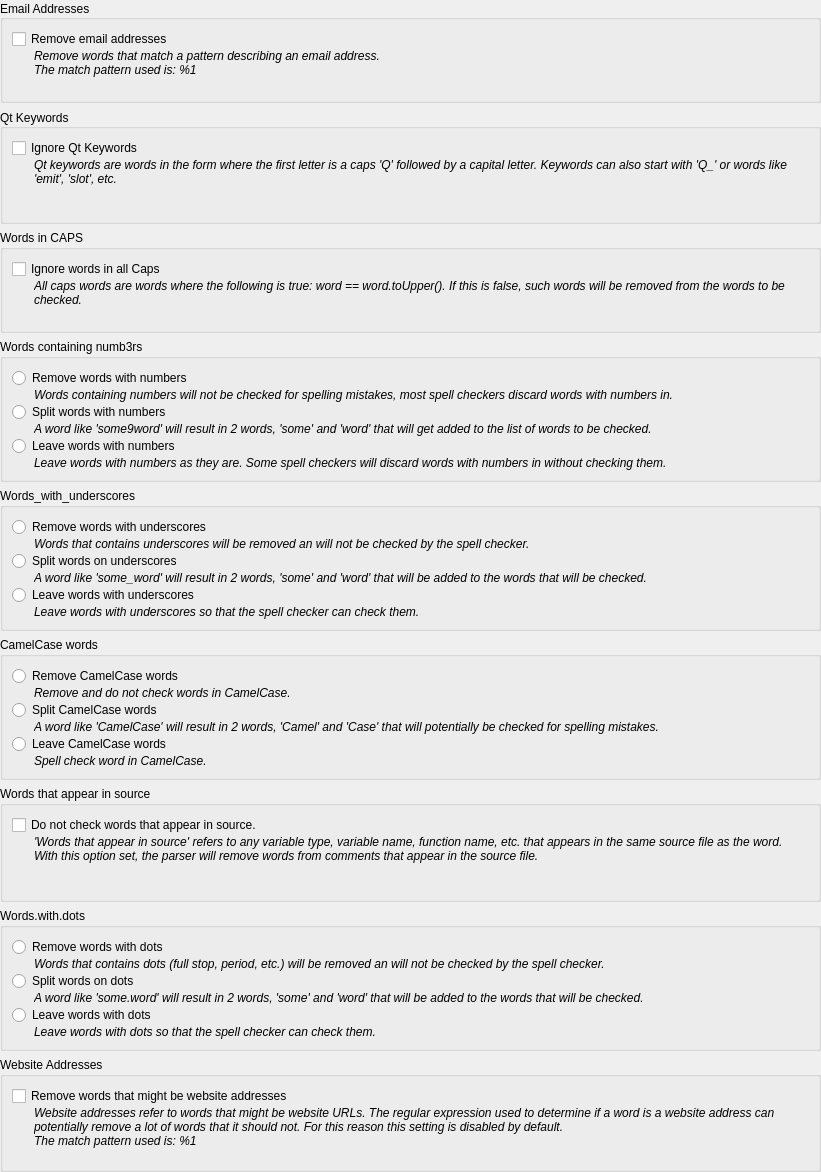
     <widget class="QWidget" name="scrollAreaWidgetContents">
      <property name="geometry">
       <rect>
        <x>0</x>
        <y>0</y>
        <width>821</width>
        <height>1172</height>
       </rect>
      </property>
      <property name="sizePolicy">
       <sizepolicy hsizetype="Preferred" vsizetype="Maximum">
        <horstretch>0</horstretch>
        <verstretch>0</verstretch>
       </sizepolicy>
      </property>
      <property name="styleSheet">
       <string notr="true">background-color: none;</string>
      </property>
      <layout class="QVBoxLayout" name="verticalLayout">
       <property name="leftMargin">
        <number>0</number>
       </property>
       <property name="topMargin">
        <number>0</number>
       </property>
       <property name="rightMargin">
        <number>0</number>
       </property>
       <property name="bottomMargin">
        <number>0</number>
       </property>
       <item>
        <widget class="QGroupBox" name="groupBox_8">
         <property name="sizePolicy">
          <sizepolicy hsizetype="Preferred" vsizetype="Maximum">
           <horstretch>0</horstretch>
           <verstretch>0</verstretch>
          </sizepolicy>
         </property>
         <property name="title">
          <string>Email Addresses</string>
         </property>
         <property name="alignment">
          <set>Qt::AlignLeading|Qt::AlignLeft|Qt::AlignVCenter</set>
         </property>
         <property name="flat">
          <bool>false</bool>
         </property>
         <property name="checkable">
          <bool>false</bool>
         </property>
         <layout class="QFormLayout" name="formLayout_7">
          <property name="fieldGrowthPolicy">
           <enum>QFormLayout::AllNonFixedFieldsGrow</enum>
          </property>
          <property name="verticalSpacing">
           <number>0</number>
          </property>
          <item row="0" column="0" colspan="2">
           <widget class="QCheckBox" name="checkBoxRemoveEmailAddresses">
            <property name="text">
             <string>Remove email addresses</string>
            </property>
           </widget>
          </item>
          <item row="1" column="0">
           <spacer name="horizontalSpacer_17">
            <property name="orientation">
             <enum>Qt::Horizontal</enum>
            </property>
            <property name="sizeType">
             <enum>QSizePolicy::Fixed</enum>
            </property>
            <property name="sizeHint" stdset="0">
             <size>
              <width>16</width>
              <height>0</height>
             </size>
            </property>
           </spacer>
          </item>
          <item row="1" column="1">
           <widget class="QLabel" name="labelDescriptionEmail">
            <property name="sizePolicy">
             <sizepolicy hsizetype="Preferred" vsizetype="Ignored">
              <horstretch>0</horstretch>
              <verstretch>0</verstretch>
             </sizepolicy>
            </property>
            <property name="font">
             <font>
              <italic>true</italic>
             </font>
            </property>
            <property name="text">
             <string>Remove words that match a pattern describing an email address.
The match pattern used is: %1</string>
            </property>
            <property name="wordWrap">
             <bool>true</bool>
            </property>
           </widget>
          </item>
         </layout>
        </widget>
       </item>
       <item>
        <widget class="QGroupBox" name="groupBox">
         <property name="sizePolicy">
          <sizepolicy hsizetype="Preferred" vsizetype="Maximum">
           <horstretch>0</horstretch>
           <verstretch>0</verstretch>
          </sizepolicy>
         </property>
         <property name="title">
          <string>Qt Keywords</string>
         </property>
         <property name="alignment">
          <set>Qt::AlignLeading|Qt::AlignLeft|Qt::AlignVCenter</set>
         </property>
         <property name="flat">
          <bool>false</bool>
         </property>
         <property name="checkable">
          <bool>false</bool>
         </property>
         <layout class="QFormLayout" name="formLayout">
          <property name="fieldGrowthPolicy">
           <enum>QFormLayout::AllNonFixedFieldsGrow</enum>
          </property>
          <property name="verticalSpacing">
           <number>0</number>
          </property>
          <item row="0" column="0" colspan="2">
           <widget class="QCheckBox" name="checkBoxIgnoreKeywords">
            <property name="text">
             <string>Ignore Qt Keywords</string>
            </property>
           </widget>
          </item>
          <item row="1" column="0">
           <spacer name="horizontalSpacer">
            <property name="orientation">
             <enum>Qt::Horizontal</enum>
            </property>
            <property name="sizeType">
             <enum>QSizePolicy::Fixed</enum>
            </property>
            <property name="sizeHint" stdset="0">
             <size>
              <width>16</width>
              <height>0</height>
             </size>
            </property>
           </spacer>
          </item>
          <item row="1" column="1">
           <widget class="QLabel" name="label_2">
            <property name="sizePolicy">
             <sizepolicy hsizetype="Preferred" vsizetype="Ignored">
              <horstretch>0</horstretch>
              <verstretch>0</verstretch>
             </sizepolicy>
            </property>
            <property name="font">
             <font>
              <italic>true</italic>
             </font>
            </property>
            <property name="text">
             <string>Qt keywords are words in the form where the first letter is a caps 'Q' followed by a capital letter. Keywords can also start with 'Q_' or words like 'emit', 'slot', etc.</string>
            </property>
            <property name="wordWrap">
             <bool>true</bool>
            </property>
           </widget>
          </item>
         </layout>
        </widget>
       </item>
       <item>
        <widget class="QGroupBox" name="groupBox_2">
         <property name="sizePolicy">
          <sizepolicy hsizetype="Preferred" vsizetype="Maximum">
           <horstretch>0</horstretch>
           <verstretch>0</verstretch>
          </sizepolicy>
         </property>
         <property name="title">
          <string>Words in CAPS</string>
         </property>
         <layout class="QFormLayout" name="formLayout_2">
          <property name="fieldGrowthPolicy">
           <enum>QFormLayout::AllNonFixedFieldsGrow</enum>
          </property>
          <property name="verticalSpacing">
           <number>0</number>
          </property>
          <item row="0" column="0" colspan="2">
           <widget class="QCheckBox" name="checkBoxIgnoreCaps">
            <property name="text">
             <string>Ignore words in all Caps</string>
            </property>
           </widget>
          </item>
          <item row="1" column="1">
           <widget class="QLabel" name="label_4">
            <property name="sizePolicy">
             <sizepolicy hsizetype="Preferred" vsizetype="Ignored">
              <horstretch>0</horstretch>
              <verstretch>0</verstretch>
             </sizepolicy>
            </property>
            <property name="font">
             <font>
              <italic>true</italic>
             </font>
            </property>
            <property name="text">
             <string>All caps words are words where the following is true: word == word.toUpper(). If this is false, such words will be removed from the words to be checked. </string>
            </property>
            <property name="wordWrap">
             <bool>true</bool>
            </property>
           </widget>
          </item>
          <item row="1" column="0">
           <spacer name="horizontalSpacer_2">
            <property name="orientation">
             <enum>Qt::Horizontal</enum>
            </property>
            <property name="sizeType">
             <enum>QSizePolicy::Fixed</enum>
            </property>
            <property name="sizeHint" stdset="0">
             <size>
              <width>16</width>
              <height>0</height>
             </size>
            </property>
           </spacer>
          </item>
         </layout>
        </widget>
       </item>
       <item>
        <widget class="QGroupBox" name="groupBox_3">
         <property name="sizePolicy">
          <sizepolicy hsizetype="Preferred" vsizetype="Maximum">
           <horstretch>0</horstretch>
           <verstretch>0</verstretch>
          </sizepolicy>
         </property>
         <property name="title">
          <string>Words containing numb3rs</string>
         </property>
         <layout class="QFormLayout" name="formLayout_3">
          <property name="fieldGrowthPolicy">
           <enum>QFormLayout::AllNonFixedFieldsGrow</enum>
          </property>
          <property name="verticalSpacing">
           <number>0</number>
          </property>
          <item row="0" column="0" colspan="2">
           <widget class="QRadioButton" name="radioButtonNumbersRemove">
            <property name="text">
             <string>Remove words with numbers</string>
            </property>
           </widget>
          </item>
          <item row="1" column="0">
           <spacer name="horizontalSpacer_3">
            <property name="orientation">
             <enum>Qt::Horizontal</enum>
            </property>
            <property name="sizeType">
             <enum>QSizePolicy::Fixed</enum>
            </property>
            <property name="sizeHint" stdset="0">
             <size>
              <width>16</width>
              <height>0</height>
             </size>
            </property>
           </spacer>
          </item>
          <item row="1" column="1">
           <widget class="QLabel" name="label_10">
            <property name="sizePolicy">
             <sizepolicy hsizetype="Preferred" vsizetype="Ignored">
              <horstretch>0</horstretch>
              <verstretch>0</verstretch>
             </sizepolicy>
            </property>
            <property name="font">
             <font>
              <italic>true</italic>
             </font>
            </property>
            <property name="text">
             <string>Words containing numbers will not be checked for spelling mistakes, most spell checkers discard words with numbers in.</string>
            </property>
            <property name="wordWrap">
             <bool>true</bool>
            </property>
           </widget>
          </item>
          <item row="2" column="0" colspan="2">
           <widget class="QRadioButton" name="radioButtonNumbersSplit">
            <property name="text">
             <string>Split words with numbers</string>
            </property>
           </widget>
          </item>
          <item row="3" column="0">
           <spacer name="horizontalSpacer_4">
            <property name="orientation">
             <enum>Qt::Horizontal</enum>
            </property>
            <property name="sizeType">
             <enum>QSizePolicy::Fixed</enum>
            </property>
            <property name="sizeHint" stdset="0">
             <size>
              <width>16</width>
              <height>0</height>
             </size>
            </property>
           </spacer>
          </item>
          <item row="3" column="1">
           <widget class="QLabel" name="label_9">
            <property name="sizePolicy">
             <sizepolicy hsizetype="Preferred" vsizetype="Ignored">
              <horstretch>0</horstretch>
              <verstretch>0</verstretch>
             </sizepolicy>
            </property>
            <property name="font">
             <font>
              <italic>true</italic>
             </font>
            </property>
            <property name="text">
             <string>A word like 'some9word' will result in 2 words, 'some' and 'word' that will get added to the list of words to be checked.</string>
            </property>
            <property name="wordWrap">
             <bool>true</bool>
            </property>
           </widget>
          </item>
          <item row="4" column="0" colspan="2">
           <widget class="QRadioButton" name="radioButtonNumbersLeave">
            <property name="text">
             <string>Leave words with numbers</string>
            </property>
           </widget>
          </item>
          <item row="5" column="0">
           <spacer name="horizontalSpacer_5">
            <property name="orientation">
             <enum>Qt::Horizontal</enum>
            </property>
            <property name="sizeType">
             <enum>QSizePolicy::Fixed</enum>
            </property>
            <property name="sizeHint" stdset="0">
             <size>
              <width>16</width>
              <height>0</height>
             </size>
            </property>
           </spacer>
          </item>
          <item row="5" column="1">
           <widget class="QLabel" name="label_8">
            <property name="sizePolicy">
             <sizepolicy hsizetype="Preferred" vsizetype="Ignored">
              <horstretch>0</horstretch>
              <verstretch>0</verstretch>
             </sizepolicy>
            </property>
            <property name="font">
             <font>
              <italic>true</italic>
             </font>
            </property>
            <property name="text">
             <string>Leave words with numbers as they are. Some spell checkers will discard words with numbers in without checking them.</string>
            </property>
            <property name="wordWrap">
             <bool>true</bool>
            </property>
           </widget>
          </item>
         </layout>
        </widget>
       </item>
       <item>
        <widget class="QGroupBox" name="groupBox_4">
         <property name="sizePolicy">
          <sizepolicy hsizetype="Preferred" vsizetype="Fixed">
           <horstretch>0</horstretch>
           <verstretch>0</verstretch>
          </sizepolicy>
         </property>
         <property name="title">
          <string>Words_with_underscores</string>
         </property>
         <layout class="QFormLayout" name="formLayout_4">
          <property name="fieldGrowthPolicy">
           <enum>QFormLayout::AllNonFixedFieldsGrow</enum>
          </property>
          <property name="verticalSpacing">
           <number>0</number>
          </property>
          <item row="0" column="0" colspan="2">
           <widget class="QRadioButton" name="radioButtonUnderscoresRemove">
            <property name="text">
             <string>Remove words with underscores</string>
            </property>
           </widget>
          </item>
          <item row="1" column="0">
           <spacer name="horizontalSpacer_6">
            <property name="orientation">
             <enum>Qt::Horizontal</enum>
            </property>
            <property name="sizeType">
             <enum>QSizePolicy::Fixed</enum>
            </property>
            <property name="sizeHint" stdset="0">
             <size>
              <width>16</width>
              <height>0</height>
             </size>
            </property>
           </spacer>
          </item>
          <item row="1" column="1">
           <widget class="QLabel" name="label_12">
            <property name="sizePolicy">
             <sizepolicy hsizetype="Preferred" vsizetype="Ignored">
              <horstretch>0</horstretch>
              <verstretch>0</verstretch>
             </sizepolicy>
            </property>
            <property name="font">
             <font>
              <italic>true</italic>
             </font>
            </property>
            <property name="text">
             <string>Words that contains underscores will be removed an will not be checked by the spell checker.</string>
            </property>
            <property name="wordWrap">
             <bool>true</bool>
            </property>
           </widget>
          </item>
          <item row="2" column="0" colspan="2">
           <widget class="QRadioButton" name="radioButtonUnderscoresSplit">
            <property name="text">
             <string>Split words on underscores</string>
            </property>
           </widget>
          </item>
          <item row="3" column="0">
           <spacer name="horizontalSpacer_7">
            <property name="orientation">
             <enum>Qt::Horizontal</enum>
            </property>
            <property name="sizeType">
             <enum>QSizePolicy::Fixed</enum>
            </property>
            <property name="sizeHint" stdset="0">
             <size>
              <width>16</width>
              <height>0</height>
             </size>
            </property>
           </spacer>
          </item>
          <item row="3" column="1">
           <widget class="QLabel" name="label_15">
            <property name="sizePolicy">
             <sizepolicy hsizetype="Preferred" vsizetype="Ignored">
              <horstretch>0</horstretch>
              <verstretch>0</verstretch>
             </sizepolicy>
            </property>
            <property name="font">
             <font>
              <italic>true</italic>
             </font>
            </property>
            <property name="text">
             <string>A word like 'some_word' will result in 2 words, 'some' and 'word' that will be added to the words that will be checked.</string>
            </property>
            <property name="wordWrap">
             <bool>true</bool>
            </property>
           </widget>
          </item>
          <item row="4" column="0" colspan="2">
           <widget class="QRadioButton" name="radioButtonUnderscoresLeave">
            <property name="text">
             <string>Leave words with underscores</string>
            </property>
           </widget>
          </item>
          <item row="6" column="0">
           <spacer name="horizontalSpacer_8">
            <property name="orientation">
             <enum>Qt::Horizontal</enum>
            </property>
            <property name="sizeType">
             <enum>QSizePolicy::Fixed</enum>
            </property>
            <property name="sizeHint" stdset="0">
             <size>
              <width>16</width>
              <height>0</height>
             </size>
            </property>
           </spacer>
          </item>
          <item row="6" column="1">
           <widget class="QLabel" name="label_16">
            <property name="sizePolicy">
             <sizepolicy hsizetype="Preferred" vsizetype="Ignored">
              <horstretch>0</horstretch>
              <verstretch>0</verstretch>
             </sizepolicy>
            </property>
            <property name="font">
             <font>
              <italic>true</italic>
             </font>
            </property>
            <property name="text">
             <string>Leave words with underscores so that the spell checker can check them.</string>
            </property>
            <property name="wordWrap">
             <bool>true</bool>
            </property>
           </widget>
          </item>
         </layout>
        </widget>
       </item>
       <item>
        <widget class="QGroupBox" name="groupBox_5">
         <property name="sizePolicy">
          <sizepolicy hsizetype="Preferred" vsizetype="Maximum">
           <horstretch>0</horstretch>
           <verstretch>0</verstretch>
          </sizepolicy>
         </property>
         <property name="title">
          <string>CamelCase words</string>
         </property>
         <layout class="QFormLayout" name="formLayout_5">
          <property name="fieldGrowthPolicy">
           <enum>QFormLayout::AllNonFixedFieldsGrow</enum>
          </property>
          <property name="verticalSpacing">
           <number>0</number>
          </property>
          <item row="0" column="0" colspan="2">
           <widget class="QRadioButton" name="radioButtonCamelRemove">
            <property name="text">
             <string>Remove CamelCase words</string>
            </property>
           </widget>
          </item>
          <item row="1" column="0">
           <spacer name="horizontalSpacer_9">
            <property name="orientation">
             <enum>Qt::Horizontal</enum>
            </property>
            <property name="sizeType">
             <enum>QSizePolicy::Fixed</enum>
            </property>
            <property name="sizeHint" stdset="0">
             <size>
              <width>16</width>
              <height>0</height>
             </size>
            </property>
           </spacer>
          </item>
          <item row="1" column="1">
           <widget class="QLabel" name="label_18">
            <property name="sizePolicy">
             <sizepolicy hsizetype="Preferred" vsizetype="Ignored">
              <horstretch>0</horstretch>
              <verstretch>0</verstretch>
             </sizepolicy>
            </property>
            <property name="font">
             <font>
              <italic>true</italic>
             </font>
            </property>
            <property name="text">
             <string>Remove and do not check words in CamelCase.</string>
            </property>
            <property name="wordWrap">
             <bool>true</bool>
            </property>
           </widget>
          </item>
          <item row="2" column="0" colspan="2">
           <widget class="QRadioButton" name="radioButtonCamelSplit">
            <property name="text">
             <string>Split CamelCase words</string>
            </property>
           </widget>
          </item>
          <item row="3" column="0">
           <spacer name="horizontalSpacer_10">
            <property name="orientation">
             <enum>Qt::Horizontal</enum>
            </property>
            <property name="sizeType">
             <enum>QSizePolicy::Fixed</enum>
            </property>
            <property name="sizeHint" stdset="0">
             <size>
              <width>16</width>
              <height>0</height>
             </size>
            </property>
           </spacer>
          </item>
          <item row="3" column="1">
           <widget class="QLabel" name="label_20">
            <property name="sizePolicy">
             <sizepolicy hsizetype="Preferred" vsizetype="Ignored">
              <horstretch>0</horstretch>
              <verstretch>0</verstretch>
             </sizepolicy>
            </property>
            <property name="font">
             <font>
              <italic>true</italic>
             </font>
            </property>
            <property name="text">
             <string>A word like 'CamelCase' will result in 2 words, 'Camel' and 'Case' that will potentially be checked for spelling mistakes.</string>
            </property>
            <property name="wordWrap">
             <bool>true</bool>
            </property>
           </widget>
          </item>
          <item row="4" column="0" colspan="2">
           <widget class="QRadioButton" name="radioButtonCamelLeave">
            <property name="text">
             <string>Leave CamelCase words</string>
            </property>
           </widget>
          </item>
          <item row="5" column="0">
           <spacer name="horizontalSpacer_11">
            <property name="orientation">
             <enum>Qt::Horizontal</enum>
            </property>
            <property name="sizeType">
             <enum>QSizePolicy::Fixed</enum>
            </property>
            <property name="sizeHint" stdset="0">
             <size>
              <width>16</width>
              <height>0</height>
             </size>
            </property>
           </spacer>
          </item>
          <item row="5" column="1">
           <widget class="QLabel" name="label_22">
            <property name="sizePolicy">
             <sizepolicy hsizetype="Preferred" vsizetype="Ignored">
              <horstretch>0</horstretch>
              <verstretch>0</verstretch>
             </sizepolicy>
            </property>
            <property name="font">
             <font>
              <italic>true</italic>
             </font>
            </property>
            <property name="text">
             <string>Spell check word in CamelCase. </string>
            </property>
            <property name="wordWrap">
             <bool>true</bool>
            </property>
           </widget>
          </item>
         </layout>
        </widget>
       </item>
       <item>
        <widget class="QGroupBox" name="groupBox_6">
         <property name="sizePolicy">
          <sizepolicy hsizetype="Preferred" vsizetype="Maximum">
           <horstretch>0</horstretch>
           <verstretch>0</verstretch>
          </sizepolicy>
         </property>
         <property name="title">
          <string>Words that appear in source</string>
         </property>
         <layout class="QFormLayout" name="formLayout_6">
          <property name="fieldGrowthPolicy">
           <enum>QFormLayout::AllNonFixedFieldsGrow</enum>
          </property>
          <property name="verticalSpacing">
           <number>0</number>
          </property>
          <item row="0" column="0" colspan="2">
           <widget class="QCheckBox" name="checkBoxWordsInSource">
            <property name="text">
             <string>Do not check words that appear in source.</string>
            </property>
           </widget>
          </item>
          <item row="1" column="0">
           <spacer name="horizontalSpacer_12">
            <property name="orientation">
             <enum>Qt::Horizontal</enum>
            </property>
            <property name="sizeType">
             <enum>QSizePolicy::Fixed</enum>
            </property>
            <property name="sizeHint" stdset="0">
             <size>
              <width>16</width>
              <height>0</height>
             </size>
            </property>
           </spacer>
          </item>
          <item row="1" column="1">
           <widget class="QLabel" name="label_24">
            <property name="sizePolicy">
             <sizepolicy hsizetype="Preferred" vsizetype="Ignored">
              <horstretch>0</horstretch>
              <verstretch>0</verstretch>
             </sizepolicy>
            </property>
            <property name="font">
             <font>
              <italic>true</italic>
             </font>
            </property>
            <property name="text">
             <string>'Words that appear in source' refers to any variable type, variable name, function name, etc. that appears in the same source file as the word. With this option set, the parser will remove words from comments that appear in the source file. </string>
            </property>
            <property name="wordWrap">
             <bool>true</bool>
            </property>
           </widget>
          </item>
         </layout>
        </widget>
       </item>
       <item>
        <widget class="QGroupBox" name="groupBox_9">
         <property name="sizePolicy">
          <sizepolicy hsizetype="Preferred" vsizetype="Fixed">
           <horstretch>0</horstretch>
           <verstretch>0</verstretch>
          </sizepolicy>
         </property>
         <property name="title">
          <string>Words.with.dots</string>
         </property>
         <layout class="QFormLayout" name="formLayout_8">
          <property name="fieldGrowthPolicy">
           <enum>QFormLayout::AllNonFixedFieldsGrow</enum>
          </property>
          <property name="verticalSpacing">
           <number>0</number>
          </property>
          <item row="0" column="0" colspan="2">
           <widget class="QRadioButton" name="radioButtonDotsRemove">
            <property name="text">
             <string>Remove words with dots</string>
            </property>
           </widget>
          </item>
          <item row="1" column="0">
           <spacer name="horizontalSpacer_14">
            <property name="orientation">
             <enum>Qt::Horizontal</enum>
            </property>
            <property name="sizeType">
             <enum>QSizePolicy::Fixed</enum>
            </property>
            <property name="sizeHint" stdset="0">
             <size>
              <width>16</width>
              <height>0</height>
             </size>
            </property>
           </spacer>
          </item>
          <item row="1" column="1">
           <widget class="QLabel" name="label_13">
            <property name="sizePolicy">
             <sizepolicy hsizetype="Preferred" vsizetype="Ignored">
              <horstretch>0</horstretch>
              <verstretch>0</verstretch>
             </sizepolicy>
            </property>
            <property name="font">
             <font>
              <italic>true</italic>
             </font>
            </property>
            <property name="text">
             <string>Words that contains dots (full stop, period, etc.) will be removed an will not be checked by the spell checker.</string>
            </property>
            <property name="wordWrap">
             <bool>true</bool>
            </property>
           </widget>
          </item>
          <item row="2" column="0" colspan="2">
           <widget class="QRadioButton" name="radioButtonDotsSplit">
            <property name="text">
             <string>Split words on dots</string>
            </property>
           </widget>
          </item>
          <item row="3" column="0">
           <spacer name="horizontalSpacer_15">
            <property name="orientation">
             <enum>Qt::Horizontal</enum>
            </property>
            <property name="sizeType">
             <enum>QSizePolicy::Fixed</enum>
            </property>
            <property name="sizeHint" stdset="0">
             <size>
              <width>16</width>
              <height>0</height>
             </size>
            </property>
           </spacer>
          </item>
          <item row="3" column="1">
           <widget class="QLabel" name="label_17">
            <property name="sizePolicy">
             <sizepolicy hsizetype="Preferred" vsizetype="Ignored">
              <horstretch>0</horstretch>
              <verstretch>0</verstretch>
             </sizepolicy>
            </property>
            <property name="font">
             <font>
              <italic>true</italic>
             </font>
            </property>
            <property name="text">
             <string>A word like 'some.word' will result in 2 words, 'some' and 'word' that will be added to the words that will be checked.</string>
            </property>
            <property name="wordWrap">
             <bool>true</bool>
            </property>
           </widget>
          </item>
          <item row="4" column="0" colspan="2">
           <widget class="QRadioButton" name="radioButtonDotsLeave">
            <property name="text">
             <string>Leave words with dots</string>
            </property>
           </widget>
          </item>
          <item row="6" column="0">
           <spacer name="horizontalSpacer_16">
            <property name="orientation">
             <enum>Qt::Horizontal</enum>
            </property>
            <property name="sizeType">
             <enum>QSizePolicy::Fixed</enum>
            </property>
            <property name="sizeHint" stdset="0">
             <size>
              <width>16</width>
              <height>0</height>
             </size>
            </property>
           </spacer>
          </item>
          <item row="6" column="1">
           <widget class="QLabel" name="label_19">
            <property name="sizePolicy">
             <sizepolicy hsizetype="Preferred" vsizetype="Ignored">
              <horstretch>0</horstretch>
              <verstretch>0</verstretch>
             </sizepolicy>
            </property>
            <property name="font">
             <font>
              <italic>true</italic>
             </font>
            </property>
            <property name="text">
             <string>Leave words with dots so that the spell checker can check them.</string>
            </property>
            <property name="wordWrap">
             <bool>true</bool>
            </property>
           </widget>
          </item>
         </layout>
        </widget>
       </item>
       <item>
        <widget class="QGroupBox" name="groupBox_10">
         <property name="sizePolicy">
          <sizepolicy hsizetype="Preferred" vsizetype="Maximum">
           <horstretch>0</horstretch>
           <verstretch>0</verstretch>
          </sizepolicy>
         </property>
         <property name="title">
          <string>Website Addresses</string>
         </property>
         <layout class="QFormLayout" name="formLayout_9">
          <property name="fieldGrowthPolicy">
           <enum>QFormLayout::AllNonFixedFieldsGrow</enum>
          </property>
          <property name="verticalSpacing">
           <number>0</number>
          </property>
          <item row="0" column="0" colspan="2">
           <widget class="QCheckBox" name="checkBoxWebsiteAddresses">
            <property name="text">
             <string>Remove words that might be website addresses</string>
            </property>
           </widget>
          </item>
          <item row="1" column="0">
           <spacer name="horizontalSpacer_13">
            <property name="orientation">
             <enum>Qt::Horizontal</enum>
            </property>
            <property name="sizeType">
             <enum>QSizePolicy::Fixed</enum>
            </property>
            <property name="sizeHint" stdset="0">
             <size>
              <width>16</width>
              <height>0</height>
             </size>
            </property>
           </spacer>
          </item>
          <item row="1" column="1">
           <widget class="QLabel" name="labelDescriptionWebsites">
            <property name="sizePolicy">
             <sizepolicy hsizetype="Preferred" vsizetype="Ignored">
              <horstretch>0</horstretch>
              <verstretch>0</verstretch>
             </sizepolicy>
            </property>
            <property name="font">
             <font>
              <italic>true</italic>
             </font>
            </property>
            <property name="text">
             <string>Website addresses refer to words that might be website URLs. The regular expression used to determine if a word is a website address can potentially remove a lot of words that it should not. For this reason this setting is disabled by default. 
The match pattern used is: %1</string>
            </property>
            <property name="wordWrap">
             <bool>true</bool>
            </property>
           </widget>
          </item>
         </layout>
        </widget>
       </item>
      </layout>
     </widget>
